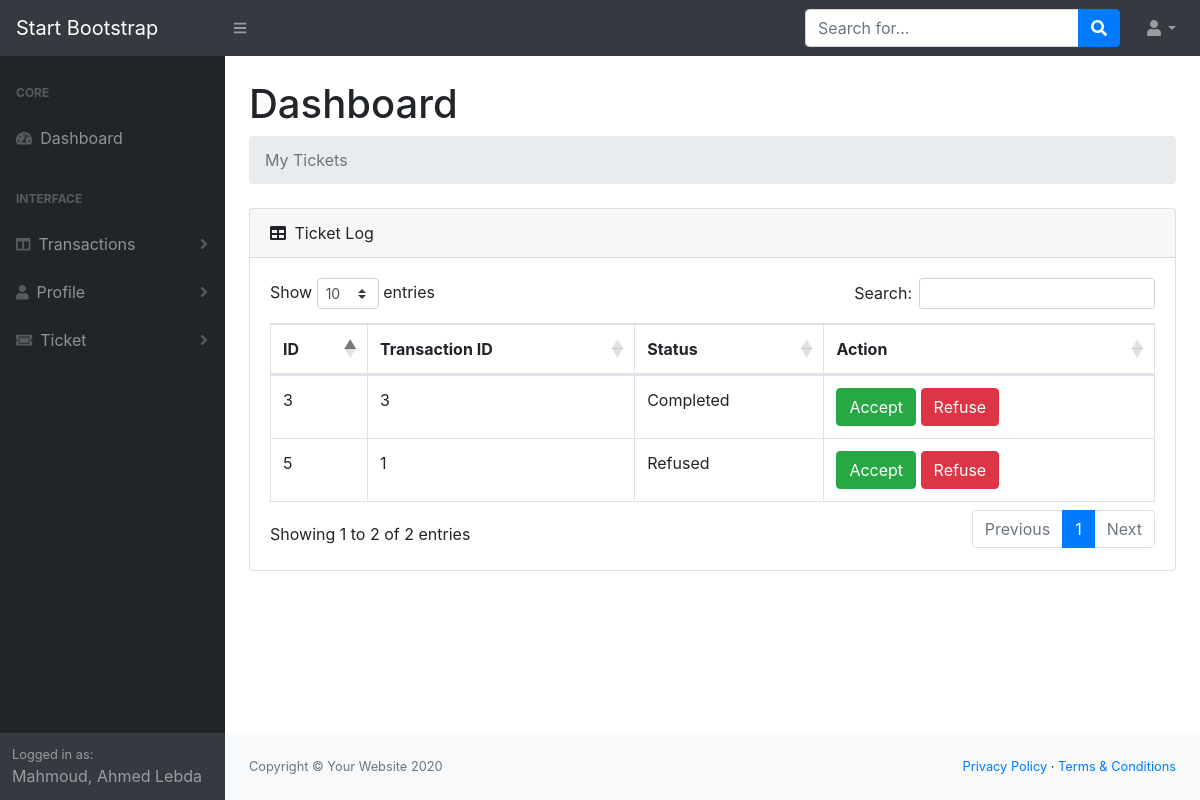
/Admin/ticketsystem/index.php (signed in), run on the app's committed database.
### tables this page shows
CREATE TABLE `tickets` (
  `id` tinyint(10) NOT NULL,
  `user_id` tinyint(11) NOT NULL,
  `transaction_id` tinyint(11) NOT NULL,
  `reason` char(150) NOT NULL,
  `status` enum('pending','completed','refused') NOT NULL DEFAULT 'pending'
);

### helpers/db.php (called while the page is built, shortened)
<?php
function doQuery($sql){
    return  mysqli_query($GLOBALS['con'],$sql);
}

### Admin/ticketsystem/index.php (the view, shortened to what this page needs)
<?php
$query = "select * from tickets";
$getData = doQuery($query);
?>
<!DOCTYPE html>
<html lang="en">
<head>
    <link href="../../assets/css/styles.css" rel="stylesheet" />
    <link href="https://cdn.datatables.net/1.10.20/css/dataTables.bootstrap4.min.css" rel="stylesheet" />
</head>
<body class="sb-nav-fixed">
<?php include '../../layouts/navBar.php' ?>
<div id="layoutSidenav">
    <div id="layoutSidenav_nav">
        <nav class="sb-sidenav accordion sb-sidenav-dark" id="sidenavAccordion">
            <div class="sb-sidenav-menu">
                <?php include '../../layouts/sideNav.php' ?>
            </div>
            <div class="sb-sidenav-footer">
                <div class="small">Logged in as:</div>
                <?php echo $_SESSION['user']['firstname'] .', ' . $_SESSION['user']['lastname'] ?>
            </div>
        </nav>
    </div>
    <div id="layoutSidenav_content">
        <main>
            <div class="container-fluid">
                <h1 class="mt-4">Dashboard</h1>
                <ol class="breadcrumb mb-4">
                    <li class="breadcrumb-item active">My Tickets</li>
                </ol>
                <div class="card mb-4">
                    <div class="card-header">
                        <i class="fas fa-table mr-1"></i>
                        Ticket Log
                    </div>
                    <div class="card-body">
                        <div class="table-responsive">
                            <table class="table table-bordered" id="dataTable" width="100%" cellspacing="0">
                                <thead>
                                <tr>
                                    <th>ID</th>
                                    <th>Transaction ID</th>
                                    <th>Status</th>
                                    <th>Action</th>
                                </tr>
                                </thead>
                                <?php
                                while($raw = mysqli_fetch_assoc($getData))
                                {
                                    ?>
                                    <tr>
                                        <td><?php echo $raw['id'];?></td>
                                        <td><?php echo $raw['transaction_id']; ?></td>
                                        <td><?php echo ucfirst($raw['status']);?></td>
                                        <td><?php ?>
                                            <a href='accept.php?id=<?php echo $raw['id'];?>' class='btn btn-success m-r-1em'>Accept</a>
                                            <a href='refuse.php?id=<?php echo $raw['id'];?>'class='btn btn-danger m-r-1em'>Refuse</a>
                                        </td>
                                    </tr>
                                    <?php
                                }
                                ?>
                            </table>
                        </div>
                    </div>
                </div>
            </div>
        </main>
        <?php include '../../layouts/footer.php' ?>
    </div>
</div>
</body>
</html>

### data on the page
tickets: id "3", transaction "3", status "Completed"
tickets: id "5", transaction "1", status "Refused"

### other printed values
$_SESSION['user']['firstname'] "Mahmoud"
$_SESSION['user']['lastname'] "Ahmed Lebda"
